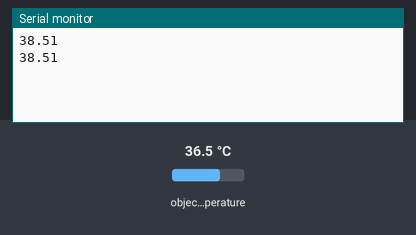
Recording of a sketch running on a simulated Arduino Uno, built with avr-gcc and run on an emulated ATmega328P. Shown: the last lines printed to the serial monitor. Inputs (shaded band) come from the test bench; at power-on: object temperature 36.5 °C.

Above: at 1.8 s.
1.9 s: object temperature set to 20 °C
At 2.4 s:
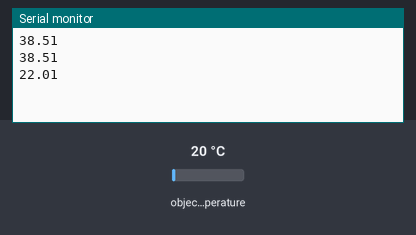
3.4 s: object temperature set to 26 °C
At 4.8 s:
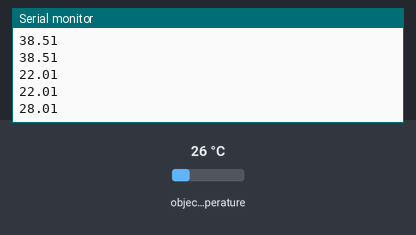
Timing chart, 0 to 6.4 s (numbered marks = the images above; inputs shaded):
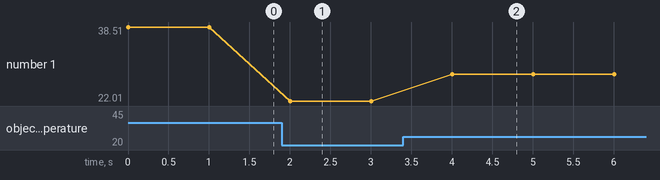

Measured:
- after the input at 1.9 s, the serial monitor: prints a new line after 0.10 s (image 1)
- after the input at 3.4 s, the serial monitor: prints a new line after 0.61 s (image 2)
- plotted number 1: 38.51 → 22.01 after the input at 1.9 s, 22.01 → 28.01 after the input at 3.4 s

The sketch:

Temperature_Sensor.ino
```cpp
#include <Adafruit_MLX90614.h>

Adafruit_MLX90614 mlx = Adafruit_MLX90614();

void setup()
{
  Serial.begin(9600);
  mlx.begin();
}

void loop()
{
  float temperature = mlx.readObjectTempC();
  Serial.println(temperature + 2);
  delay(1000);
}
```
